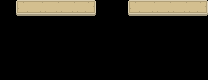

This is a level from a 2D game, rendered from its Tiled map with the project's own tilesets. A one-line summary and the complete map file follow:
An orthogonal 13x5 tile map with 16x16 px tiles, 1 tile layer (background) and 5 objects (2x text, 2x rect, sprite).

<map version="1.2" tiledversion="1.3.4" orientation="orthogonal" renderorder="right-down" width="13" height="5" tilewidth="16" tileheight="16" infinite="0" nextlayerid="3" nextobjectid="6">
 <editorsettings>
  <export target="../../public/assets/dialog_choices.json" format="json" />
 </editorsettings>
 <tileset firstgid="1" source="ui_spritesheet.tsx" />
 <layer id="1" name="background" width="13" height="5">
  <data encoding="csv">
0,11,12,12,12,13,0,0,11,12,12,12,13,
0,0,0,0,0,0,0,0,0,0,0,0,0,
0,0,0,0,0,0,0,0,0,0,0,0,0,
0,0,0,0,0,0,0,0,0,0,0,0,0,
0,0,0,0,0,0,0,0,0,0,0,0,0
</data>
 </layer>
 <objectgroup id="2" name="objects">
  <object id="1" name="indicator" type="sprite" x="0" y="48" width="16" height="16">
   <properties>
    <property name="cursor" value="0" />
    <property name="resourceID" value="1" />
   </properties>
  </object>
  <object id="2" name="secondaryChoice" type="text" x="20" y="0" width="80" height="16">
   <properties>
    <property name="uuid" value="secondaryChoice" />
   </properties>
   <text pixelsize="10" wrap="1">Close</text>
  </object>
  <object id="3" name="primaryChoice" type="text" x="132" y="0" width="80" height="16">
   <properties>
    <property name="uuid" value="primaryChoice" />
   </properties>
   <text pixelsize="10" wrap="1">Continue</text>
  </object>
  <object id="4" name="slot 0" type="rect" x="0" y="0" width="16" height="16">
   <properties>
    <property name="slot" value="0" />
   </properties>
  </object>
  <object id="5" name="slot 1" type="rect" x="112" y="0" width="16" height="16">
   <properties>
    <property name="slot" value="1" />
   </properties>
  </object>
 </objectgroup>
</map>
